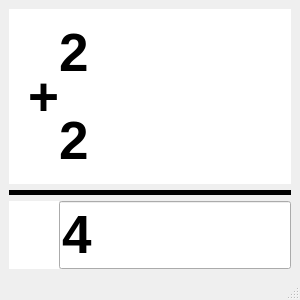
<?xml version="1.0" encoding="UTF-8"?>
<ui version="4.0">
 <class>MainWindow</class>
 <widget class="QMainWindow" name="MainWindow">
  <property name="geometry">
   <rect>
    <x>0</x>
    <y>0</y>
    <width>300</width>
    <height>300</height>
   </rect>
  </property>
  <property name="minimumSize">
   <size>
    <width>300</width>
    <height>300</height>
   </size>
  </property>
  <property name="maximumSize">
   <size>
    <width>300</width>
    <height>300</height>
   </size>
  </property>
  <property name="windowTitle">
   <string>Тренажер</string>
  </property>
  <widget class="QWidget" name="centralwidget">
   <layout class="QVBoxLayout" name="verticalLayout_2">
    <item>
     <layout class="QHBoxLayout" name="horizontalLayout">
      <property name="spacing">
       <number>0</number>
      </property>
      <item>
       <widget class="QLabel" name="lb_sign">
        <property name="minimumSize">
         <size>
          <width>50</width>
          <height>0</height>
         </size>
        </property>
        <property name="maximumSize">
         <size>
          <width>50</width>
          <height>16777215</height>
         </size>
        </property>
        <property name="font">
         <font>
          <pointsize>40</pointsize>
          <bold>true</bold>
         </font>
        </property>
        <property name="styleSheet">
         <string notr="true">background-color: rgb(255, 255, 255);
</string>
        </property>
        <property name="text">
         <string>+</string>
        </property>
        <property name="alignment">
         <set>Qt::AlignRight|Qt::AlignTrailing|Qt::AlignVCenter</set>
        </property>
       </widget>
      </item>
      <item>
       <layout class="QVBoxLayout" name="verticalLayout">
        <property name="spacing">
         <number>0</number>
        </property>
        <item>
         <widget class="QLabel" name="lb_val1">
          <property name="font">
           <font>
            <pointsize>40</pointsize>
            <bold>true</bold>
           </font>
          </property>
          <property name="styleSheet">
           <string notr="true">background-color: rgb(255, 255, 255);</string>
          </property>
          <property name="text">
           <string>2</string>
          </property>
         </widget>
        </item>
        <item>
         <widget class="QLabel" name="lb_val2">
          <property name="font">
           <font>
            <pointsize>40</pointsize>
            <bold>true</bold>
           </font>
          </property>
          <property name="styleSheet">
           <string notr="true">background-color: rgb(255, 255, 255);</string>
          </property>
          <property name="text">
           <string>2</string>
          </property>
         </widget>
        </item>
       </layout>
      </item>
     </layout>
    </item>
    <item>
     <widget class="QLabel" name="label_4">
      <property name="minimumSize">
       <size>
        <width>0</width>
        <height>5</height>
       </size>
      </property>
      <property name="maximumSize">
       <size>
        <width>16777215</width>
        <height>5</height>
       </size>
      </property>
      <property name="baseSize">
       <size>
        <width>0</width>
        <height>5</height>
       </size>
      </property>
      <property name="styleSheet">
       <string notr="true">background-color: rgb(0, 0, 0);</string>
      </property>
      <property name="text">
       <string/>
      </property>
     </widget>
    </item>
    <item>
     <layout class="QHBoxLayout" name="horizontalLayout_2">
      <property name="spacing">
       <number>0</number>
      </property>
      <item>
       <widget class="QLabel" name="lb_color">
        <property name="minimumSize">
         <size>
          <width>50</width>
          <height>0</height>
         </size>
        </property>
        <property name="maximumSize">
         <size>
          <width>50</width>
          <height>16777215</height>
         </size>
        </property>
        <property name="font">
         <font>
          <pointsize>40</pointsize>
          <bold>true</bold>
         </font>
        </property>
        <property name="styleSheet">
         <string notr="true">background-color: rgb(255, 255, 255);
</string>
        </property>
        <property name="text">
         <string/>
        </property>
        <property name="alignment">
         <set>Qt::AlignRight|Qt::AlignTrailing|Qt::AlignVCenter</set>
        </property>
       </widget>
      </item>
      <item>
       <widget class="QLineEdit" name="le_result">
        <property name="font">
         <font>
          <pointsize>40</pointsize>
          <bold>true</bold>
         </font>
        </property>
        <property name="text">
         <string>4</string>
        </property>
       </widget>
      </item>
     </layout>
    </item>
   </layout>
  </widget>
  <widget class="QMenuBar" name="menubar">
   <property name="geometry">
    <rect>
     <x>0</x>
     <y>0</y>
     <width>300</width>
     <height>22</height>
    </rect>
   </property>
  </widget>
  <widget class="QStatusBar" name="statusbar"/>
 </widget>
 <resources/>
 <connections/>
</ui>
